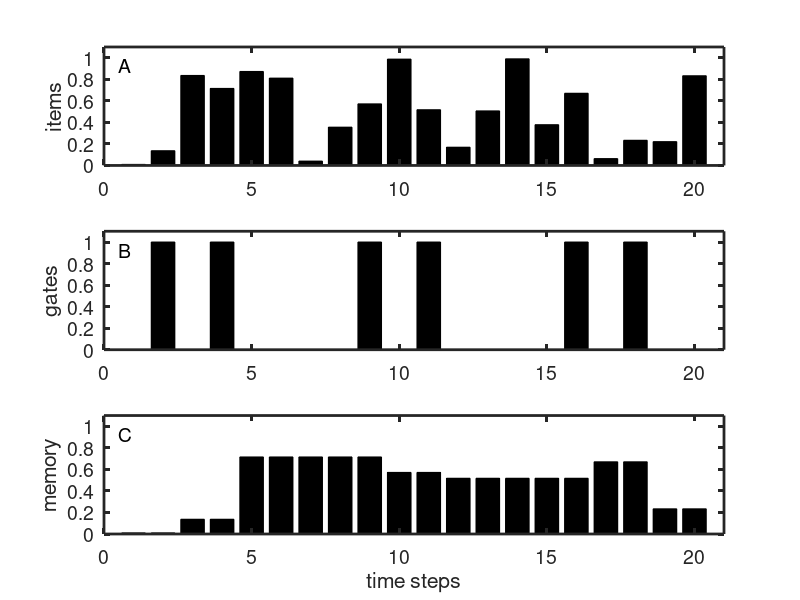

MATLAB code to generate this figure:
% itemGate.m
% this script generates items to be remembered and gates that 
% signal when the item is to be remembered; the output can be
% used to train models of short-term memory
%

% set number of time steps
nTs=20;
tStep=1:nTs;

% set proportion of gates
pGate=0.5;

% set hold vectors
itemHold=zeros(1,nTs);
gateHold=zeros(1,nTs);
doutHold=zeros(1,nTs);

% generate training signals
itemPre=0.01;
gatePre=0;
doutPre=0.01;
itemHold(1)=itemPre;
gateHold(1)=gatePre;
doutHold(1)=doutPre;
for i=2:nTs,
    item=rand;
    if gatePre==1,
        dout=itemPre;
        gate=0;
    elseif gatePre==0;
        dout=doutPre;
        gate=rand<pGate;
    end
    itemPre=item;
    gatePre=gate;
    doutPre=dout;
    itemHold(i)=item;
    gateHold(i)=gate;
    doutHold(i)=dout;
end

% plot signals
clf
subplot(311)

bar(tStep,itemHold,'k')
axis([0 nTs+1 0 1.1])
text(0.5,0.93,'A','fontsize',14)
ylabel('items','fontsize',14)
set(gca,'linewidth',2)
set(gca,'fontsize',14)

subplot(312)
bar(tStep,gateHold,'k')
axis([0 nTs+1 0 1.1])
text(0.5,0.93,'B','fontsize',14)
ylabel('gates','fontsize',14)
set(gca,'linewidth',2)
set(gca,'fontsize',14)

subplot(313)
bar(tStep,doutHold,'k')
axis([0 nTs+1 0 1.1])
text(0.5,0.93,'C','fontsize',14)
ylabel('memory','fontsize',14)
xlabel('time steps','fontsize',14)
set(gca,'linewidth',2)
set(gca,'fontsize',14)






